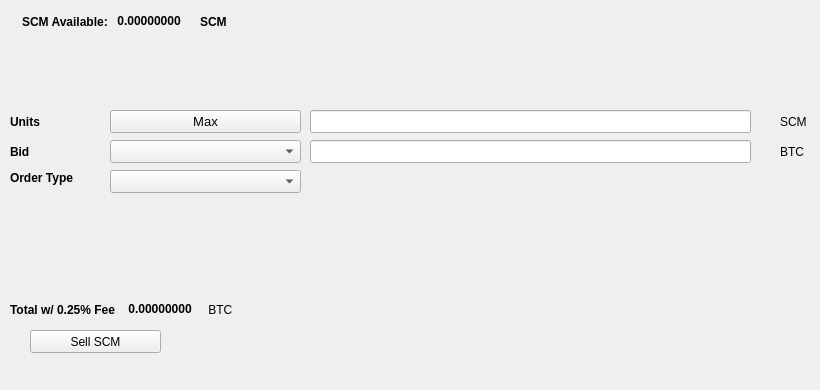
   <widget class="QWidget" name="SellTab">
    <attribute name="title">
     <string>Sell</string>
    </attribute>
    <widget class="QLabel" name="label_16">
     <property name="geometry">
      <rect>
       <x>780</x>
       <y>140</y>
       <width>31</width>
       <height>23</height>
      </rect>
     </property>
     <property name="text">
      <string>BTC</string>
     </property>
    </widget>
    <widget class="QComboBox" name="SellBidcomboBox">
     <property name="geometry">
      <rect>
       <x>110</x>
       <y>140</y>
       <width>191</width>
       <height>23</height>
      </rect>
     </property>
     <property name="font">
      <font>
       <pointsize>10</pointsize>
      </font>
     </property>
    </widget>
    <widget class="QLabel" name="label_18">
     <property name="geometry">
      <rect>
       <x>10</x>
       <y>110</y>
       <width>46</width>
       <height>23</height>
      </rect>
     </property>
     <property name="font">
      <font>
       <weight>75</weight>
       <bold>true</bold>
      </font>
     </property>
     <property name="text">
      <string>Units</string>
     </property>
    </widget>
    <widget class="QPushButton" name="Sell_Max_Amount">
     <property name="geometry">
      <rect>
       <x>110</x>
       <y>110</y>
       <width>191</width>
       <height>23</height>
      </rect>
     </property>
     <property name="font">
      <font>
       <pointsize>10</pointsize>
      </font>
     </property>
     <property name="text">
      <string>Max</string>
     </property>
    </widget>
    <widget class="QLabel" name="label_20">
     <property name="geometry">
      <rect>
       <x>10</x>
       <y>170</y>
       <width>91</width>
       <height>16</height>
      </rect>
     </property>
     <property name="font">
      <font>
       <weight>75</weight>
       <bold>true</bold>
      </font>
     </property>
     <property name="text">
      <string>Order Type</string>
     </property>
    </widget>
    <widget class="QComboBox" name="SellOrdertypeCombo">
     <property name="geometry">
      <rect>
       <x>110</x>
       <y>170</y>
       <width>191</width>
       <height>23</height>
      </rect>
     </property>
     <property name="font">
      <font>
       <pointsize>10</pointsize>
      </font>
     </property>
    </widget>
    <widget class="QLabel" name="label_21">
     <property name="geometry">
      <rect>
       <x>10</x>
       <y>140</y>
       <width>46</width>
       <height>23</height>
      </rect>
     </property>
     <property name="font">
      <font>
       <weight>75</weight>
       <bold>true</bold>
      </font>
     </property>
     <property name="text">
      <string>Bid</string>
     </property>
    </widget>
    <widget class="QLabel" name="label_22">
     <property name="geometry">
      <rect>
       <x>780</x>
       <y>110</y>
       <width>31</width>
       <height>23</height>
      </rect>
     </property>
     <property name="text">
      <string>SCM</string>
     </property>
    </widget>
    <widget class="QLineEdit" name="UnitsInputSCM">
     <property name="geometry">
      <rect>
       <x>310</x>
       <y>110</y>
       <width>441</width>
       <height>23</height>
      </rect>
     </property>
     <property name="font">
      <font>
       <pointsize>9</pointsize>
       <weight>75</weight>
       <bold>true</bold>
      </font>
     </property>
    </widget>
    <widget class="QLineEdit" name="SellBidPriceEdit">
     <property name="geometry">
      <rect>
       <x>310</x>
       <y>140</y>
       <width>441</width>
       <height>23</height>
      </rect>
     </property>
     <property name="font">
      <font>
       <pointsize>9</pointsize>
       <weight>75</weight>
       <bold>true</bold>
      </font>
     </property>
    </widget>
    <widget class="QPushButton" name="SellSCMBTN">
     <property name="geometry">
      <rect>
       <x>30</x>
       <y>330</y>
       <width>131</width>
       <height>23</height>
      </rect>
     </property>
     <property name="text">
      <string>Sell SCM</string>
     </property>
     <property name="icon">
      <iconset resource="../scamar">
       <normaloff>:/icons/bitcoin</normaloff>:/icons/bitcoin</iconset>
     </property>
    </widget>
    <widget class="QWidget" name="layoutWidget3">
     <property name="geometry">
      <rect>
       <x>22</x>
       <y>12</y>
       <width>258</width>
       <height>19</height>
      </rect>
     </property>
     <layout class="QHBoxLayout" name="horizontalLayout">
      <item>
       <widget class="QLabel" name="label232_2">
        <property name="font">
         <font>
          <weight>75</weight>
          <bold>true</bold>
         </font>
        </property>
        <property name="text">
         <string>SCM Available:</string>
        </property>
       </widget>
      </item>
      <item>
       <widget class="QLabel" name="SCMAvailableLabel">
        <property name="palette">
         <palette>
          <active>
           <colorrole role="WindowText">
            <brush brushstyle="SolidPattern">
             <color alpha="255">
              <red>0</red>
              <green>0</green>
              <blue>0</blue>
             </color>
            </brush>
           </colorrole>
           <colorrole role="Button">
            <brush brushstyle="SolidPattern">
             <color alpha="255">
              <red>0</red>
              <green>170</green>
              <blue>0</blue>
             </color>
            </brush>
           </colorrole>
           <colorrole role="Light">
            <brush brushstyle="SolidPattern">
             <color alpha="255">
              <red>0</red>
              <green>255</green>
              <blue>0</blue>
             </color>
            </brush>
           </colorrole>
           <colorrole role="Midlight">
            <brush brushstyle="SolidPattern">
             <color alpha="255">
              <red>0</red>
              <green>212</green>
              <blue>0</blue>
             </color>
            </brush>
           </colorrole>
           <colorrole role="Dark">
            <brush brushstyle="SolidPattern">
             <color alpha="255">
              <red>0</red>
              <green>85</green>
              <blue>0</blue>
             </color>
            </brush>
           </colorrole>
           <colorrole role="Mid">
            <brush brushstyle="SolidPattern">
             <color alpha="255">
              <red>0</red>
              <green>113</green>
              <blue>0</blue>
             </color>
            </brush>
           </colorrole>
           <colorrole role="Text">
            <brush brushstyle="SolidPattern">
             <color alpha="255">
              <red>0</red>
              <green>170</green>
              <blue>0</blue>
             </color>
            </brush>
           </colorrole>
           <colorrole role="BrightText">
            <brush brushstyle="SolidPattern">
             <color alpha="255">
              <red>255</red>
              <green>255</green>
              <blue>255</blue>
             </color>
            </brush>
           </colorrole>
           <colorrole role="ButtonText">
            <brush brushstyle="SolidPattern">
             <color alpha="255">
              <red>0</red>
              <green>0</green>
              <blue>0</blue>
             </color>
            </brush>
           </colorrole>
           <colorrole role="Base">
            <brush brushstyle="SolidPattern">
             <color alpha="255">
              <red>255</red>
              <green>255</green>
              <blue>255</blue>
             </color>
            </brush>
           </colorrole>
           <colorrole role="Window">
            <brush brushstyle="SolidPattern">
             <color alpha="255">
              <red>0</red>
              <green>170</green>
              <blue>0</blue>
             </color>
            </brush>
           </colorrole>
           <colorrole role="Shadow">
            <brush brushstyle="SolidPattern">
             <color alpha="255">
              <red>0</red>
              <green>0</green>
              <blue>0</blue>
             </color>
            </brush>
           </colorrole>
           <colorrole role="AlternateBase">
            <brush brushstyle="SolidPattern">
             <color alpha="255">
              <red>127</red>
              <green>212</green>
              <blue>127</blue>
             </color>
            </brush>
           </colorrole>
           <colorrole role="ToolTipBase">
            <brush brushstyle="SolidPattern">
             <color alpha="255">
              <red>255</red>
              <green>255</green>
              <blue>220</blue>
             </color>
            </brush>
           </colorrole>
           <colorrole role="ToolTipText">
            <brush brushstyle="SolidPattern">
             <color alpha="255">
              <red>0</red>
              <green>0</green>
              <blue>0</blue>
             </color>
            </brush>
           </colorrole>
          </active>
          <inactive>
           <colorrole role="WindowText">
            <brush brushstyle="SolidPattern">
             <color alpha="255">
              <red>0</red>
              <green>0</green>
              <blue>0</blue>
             </color>
            </brush>
           </colorrole>
           <colorrole role="Button">
            <brush brushstyle="SolidPattern">
             <color alpha="255">
              <red>0</red>
              <green>170</green>
              <blue>0</blue>
             </color>
            </brush>
           </colorrole>
           <colorrole role="Light">
            <brush brushstyle="SolidPattern">
             <color alpha="255">
              <red>0</red>
              <green>255</green>
              <blue>0</blue>
             </color>
            </brush>
           </colorrole>
           <colorrole role="Midlight">
            <brush brushstyle="SolidPattern">
             <color alpha="255">
              <red>0</red>
              <green>212</green>
              <blue>0</blue>
             </color>
            </brush>
           </colorrole>
           <colorrole role="Dark">
            <brush brushstyle="SolidPattern">
             <color alpha="255">
              <red>0</red>
              <green>85</green>
              <blue>0</blue>
             </color>
            </brush>
           </colorrole>
           <colorrole role="Mid">
            <brush brushstyle="SolidPattern">
             <color alpha="255">
              <red>0</red>
              <green>113</green>
              <blue>0</blue>
             </color>
            </brush>
           </colorrole>
           <colorrole role="Text">
            <brush brushstyle="SolidPattern">
             <color alpha="255">
              <red>0</red>
              <green>170</green>
              <blue>0</blue>
             </color>
            </brush>
           </colorrole>
           <colorrole role="BrightText">
            <brush brushstyle="SolidPattern">
             <color alpha="255">
              <red>255</red>
              <green>255</green>
              <blue>255</blue>
             </color>
            </brush>
           </colorrole>
           <colorrole role="ButtonText">
            <brush brushstyle="SolidPattern">
             <color alpha="255">
              <red>0</red>
              <green>0</green>
              <blue>0</blue>
             </color>
            </brush>
           </colorrole>
           <colorrole role="Base">
            <brush brushstyle="SolidPattern">
             <color alpha="255">
              <red>255</red>
              <green>255</green>
              <blue>255</blue>
             </color>
            </brush>
           </colorrole>
           <colorrole role="Window">
            <brush brushstyle="SolidPattern">
             <color alpha="255">
              <red>0</red>
              <green>170</green>
              <blue>0</blue>
             </color>
            </brush>
           </colorrole>
           <colorrole role="Shadow">
            <brush brushstyle="SolidPattern">
             <color alpha="255">
              <red>0</red>
              <green>0</green>
              <blue>0</blue>
             </color>
            </brush>
           </colorrole>
           <colorrole role="AlternateBase">
            <brush brushstyle="SolidPattern">
             <color alpha="255">
              <red>127</red>
              <green>212</green>
              <blue>127</blue>
             </color>
            </brush>
           </colorrole>
           <colorrole role="ToolTipBase">
            <brush brushstyle="SolidPattern">
             <color alpha="255">
              <red>255</red>
              <green>255</green>
              <blue>220</blue>
             </color>
            </brush>
           </colorrole>
           <colorrole role="ToolTipText">
            <brush brushstyle="SolidPattern">
             <color alpha="255">
              <red>0</red>
              <green>0</green>
              <blue>0</blue>
             </color>
            </brush>
           </colorrole>
          </inactive>
          <disabled>
           <colorrole role="WindowText">
            <brush brushstyle="SolidPattern">
             <color alpha="255">
              <red>0</red>
              <green>85</green>
              <blue>0</blue>
             </color>
            </brush>
           </colorrole>
           <colorrole role="Button">
            <brush brushstyle="SolidPattern">
             <color alpha="255">
              <red>0</red>
              <green>170</green>
              <blue>0</blue>
             </color>
            </brush>
           </colorrole>
           <colorrole role="Light">
            <brush brushstyle="SolidPattern">
             <color alpha="255">
              <red>0</red>
              <green>255</green>
              <blue>0</blue>
             </color>
            </brush>
           </colorrole>
           <colorrole role="Midlight">
            <brush brushstyle="SolidPattern">
             <color alpha="255">
              <red>0</red>
              <green>212</green>
              <blue>0</blue>
             </color>
            </brush>
           </colorrole>
           <colorrole role="Dark">
            <brush brushstyle="SolidPattern">
             <color alpha="255">
              <red>0</red>
              <green>85</green>
              <blue>0</blue>
             </color>
            </brush>
           </colorrole>
           <colorrole role="Mid">
            <brush brushstyle="SolidPattern">
             <color alpha="255">
              <red>0</red>
              <green>113</green>
              <blue>0</blue>
             </color>
            </brush>
           </colorrole>
           <colorrole role="Text">
            <brush brushstyle="SolidPattern">
             <color alpha="255">
              <red>0</red>
              <green>85</green>
              <blue>0</blue>
             </color>
            </brush>
           </colorrole>
           <colorrole role="BrightText">
            <brush brushstyle="SolidPattern">
             <color alpha="255">
              <red>255</red>
              <green>255</green>
              <blue>255</blue>
             </color>
            </brush>
           </colorrole>
           <colorrole role="ButtonText">
            <brush brushstyle="SolidPattern">
             <color alpha="255">
              <red>0</red>
              <green>85</green>
              <blue>0</blue>
             </color>
            </brush>
           </colorrole>
           <colorrole role="Base">
            <brush brushstyle="SolidPattern">
             <color alpha="255">
              <red>0</red>
              <green>170</green>
              <blue>0</blue>
             </color>
            </brush>
           </colorrole>
           <colorrole role="Window">
            <brush brushstyle="SolidPattern">
             <color alpha="255">
              <red>0</red>
              <green>170</green>
              <blue>0</blue>
             </color>
            </brush>
           </colorrole>
           <colorrole role="Shadow">
            <brush brushstyle="SolidPattern">
             <color alpha="255">
              <red>0</red>
              <green>0</green>
              <blue>0</blue>
             </color>
            </brush>
           </colorrole>
           <colorrole role="AlternateBase">
            <brush brushstyle="SolidPattern">
             <color alpha="255">
              <red>0</red>
              <green>170</green>
              <blue>0</blue>
             </color>
            </brush>
           </colorrole>
           <colorrole role="ToolTipBase">
            <brush brushstyle="SolidPattern">
             <color alpha="255">
              <red>255</red>
              <green>255</green>
              <blue>220</blue>
             </color>
            </brush>
           </colorrole>
           <colorrole role="ToolTipText">
            <brush brushstyle="SolidPattern">
             <color alpha="255">
              <red>0</red>
              <green>0</green>
              <blue>0</blue>
             </color>
            </brush>
           </colorrole>
          </disabled>
         </palette>
        </property>
        <property name="font">
         <font>
          <weight>75</weight>
          <bold>true</bold>
         </font>
        </property>
        <property name="text">
         <string> 0.00000000 </string>
        </property>
        <property name="textInteractionFlags">
         <set>Qt::LinksAccessibleByMouse|Qt::TextSelectableByKeyboard|Qt::TextSelectableByMouse</set>
        </property>
       </widget>
      </item>
      <item>
       <widget class="QLabel" name="labelSCM">
        <property name="font">
         <font>
          <weight>75</weight>
          <bold>true</bold>
         </font>
        </property>
        <property name="text">
         <string>SCM</string>
        </property>
       </widget>
      </item>
     </layout>
    </widget>
    <widget class="QWidget" name="layoutWidget">
     <property name="geometry">
      <rect>
       <x>10</x>
       <y>300</y>
       <width>268</width>
       <height>19</height>
      </rect>
     </property>
     <layout class="QHBoxLayout" name="horizontalLayout_2">
      <item>
       <widget class="QLabel" name="label_19">
        <property name="font">
         <font>
          <weight>75</weight>
          <bold>true</bold>
         </font>
        </property>
        <property name="text">
         <string>Total w/ 0.25% Fee </string>
        </property>
       </widget>
      </item>
      <item>
       <widget class="QLabel" name="SellCostLabel">
        <property name="palette">
         <palette>
          <active>
           <colorrole role="WindowText">
            <brush brushstyle="SolidPattern">
             <color alpha="255">
              <red>0</red>
              <green>0</green>
              <blue>0</blue>
             </color>
            </brush>
           </colorrole>
           <colorrole role="Button">
            <brush brushstyle="SolidPattern">
             <color alpha="255">
              <red>0</red>
              <green>170</green>
              <blue>0</blue>
             </color>
            </brush>
           </colorrole>
           <colorrole role="Light">
            <brush brushstyle="SolidPattern">
             <color alpha="255">
              <red>0</red>
              <green>255</green>
              <blue>0</blue>
             </color>
            </brush>
           </colorrole>
           <colorrole role="Midlight">
            <brush brushstyle="SolidPattern">
             <color alpha="255">
              <red>0</red>
              <green>212</green>
              <blue>0</blue>
             </color>
            </brush>
           </colorrole>
           <colorrole role="Dark">
            <brush brushstyle="SolidPattern">
             <color alpha="255">
              <red>0</red>
              <green>85</green>
              <blue>0</blue>
             </color>
            </brush>
           </colorrole>
           <colorrole role="Mid">
            <brush brushstyle="SolidPattern">
             <color alpha="255">
              <red>0</red>
              <green>113</green>
              <blue>0</blue>
             </color>
            </brush>
           </colorrole>
           <colorrole role="Text">
            <brush brushstyle="SolidPattern">
             <color alpha="255">
              <red>0</red>
              <green>170</green>
              <blue>0</blue>
             </color>
            </brush>
           </colorrole>
           <colorrole role="BrightText">
            <brush brushstyle="SolidPattern">
             <color alpha="255">
              <red>255</red>
              <green>255</green>
              <blue>255</blue>
             </color>
            </brush>
           </colorrole>
           <colorrole role="ButtonText">
            <brush brushstyle="SolidPattern">
             <color alpha="255">
              <red>0</red>
              <green>0</green>
              <blue>0</blue>
             </color>
            </brush>
           </colorrole>
           <colorrole role="Base">
            <brush brushstyle="SolidPattern">
             <color alpha="255">
              <red>255</red>
              <green>255</green>
              <blue>255</blue>
             </color>
            </brush>
           </colorrole>
           <colorrole role="Window">
            <brush brushstyle="SolidPattern">
             <color alpha="255">
              <red>0</red>
              <green>170</green>
              <blue>0</blue>
             </color>
            </brush>
           </colorrole>
           <colorrole role="Shadow">
            <brush brushstyle="SolidPattern">
             <color alpha="255">
              <red>0</red>
              <green>0</green>
              <blue>0</blue>
             </color>
            </brush>
           </colorrole>
           <colorrole role="AlternateBase">
            <brush brushstyle="SolidPattern">
             <color alpha="255">
              <red>127</red>
              <green>212</green>
              <blue>127</blue>
             </color>
            </brush>
           </colorrole>
           <colorrole role="ToolTipBase">
            <brush brushstyle="SolidPattern">
             <color alpha="255">
              <red>255</red>
              <green>255</green>
              <blue>220</blue>
             </color>
            </brush>
           </colorrole>
           <colorrole role="ToolTipText">
            <brush brushstyle="SolidPattern">
             <color alpha="255">
              <red>0</red>
              <green>0</green>
              <blue>0</blue>
             </color>
            </brush>
           </colorrole>
          </active>
          <inactive>
           <colorrole role="WindowText">
            <brush brushstyle="SolidPattern">
             <color alpha="255">
              <red>0</red>
              <green>0</green>
              <blue>0</blue>
             </color>
            </brush>
           </colorrole>
           <colorrole role="Button">
            <brush brushstyle="SolidPattern">
             <color alpha="255">
              <red>0</red>
              <green>170</green>
              <blue>0</blue>
             </color>
            </brush>
           </colorrole>
           <colorrole role="Light">
            <brush brushstyle="SolidPattern">
             <color alpha="255">
              <red>0</red>
              <green>255</green>
              <blue>0</blue>
             </color>
            </brush>
           </colorrole>
           <colorrole role="Midlight">
            <brush brushstyle="SolidPattern">
             <color alpha="255">
              <red>0</red>
              <green>212</green>
              <blue>0</blue>
             </color>
            </brush>
           </colorrole>
           <colorrole role="Dark">
            <brush brushstyle="SolidPattern">
             <color alpha="255">
              <red>0</red>
              <green>85</green>
              <blue>0</blue>
             </color>
            </brush>
           </colorrole>
           <colorrole role="Mid">
            <brush brushstyle="SolidPattern">
             <color alpha="255">
              <red>0</red>
              <green>113</green>
              <blue>0</blue>
             </color>
            </brush>
           </colorrole>
           <colorrole role="Text">
            <brush brushstyle="SolidPattern">
             <color alpha="255">
              <red>0</red>
              <green>170</green>
              <blue>0</blue>
             </color>
            </brush>
           </colorrole>
           <colorrole role="BrightText">
            <brush brushstyle="SolidPattern">
             <color alpha="255">
              <red>255</red>
              <green>255</green>
              <blue>255</blue>
             </color>
            </brush>
           </colorrole>
           <colorrole role="ButtonText">
            <brush brushstyle="SolidPattern">
             <color alpha="255">
              <red>0</red>
              <green>0</green>
              <blue>0</blue>
             </color>
            </brush>
           </colorrole>
           <colorrole role="Base">
            <brush brushstyle="SolidPattern">
             <color alpha="255">
              <red>255</red>
              <green>255</green>
              <blue>255</blue>
             </color>
            </brush>
           </colorrole>
           <colorrole role="Window">
            <brush brushstyle="SolidPattern">
             <color alpha="255">
              <red>0</red>
              <green>170</green>
              <blue>0</blue>
             </color>
            </brush>
           </colorrole>
           <colorrole role="Shadow">
            <brush brushstyle="SolidPattern">
             <color alpha="255">
              <red>0</red>
              <green>0</green>
              <blue>0</blue>
             </color>
            </brush>
           </colorrole>
           <colorrole role="AlternateBase">
            <brush brushstyle="SolidPattern">
             <color alpha="255">
              <red>127</red>
              <green>212</green>
              <blue>127</blue>
             </color>
            </brush>
           </colorrole>
           <colorrole role="ToolTipBase">
            <brush brushstyle="SolidPattern">
             <color alpha="255">
              <red>255</red>
              <green>255</green>
              <blue>220</blue>
             </color>
            </brush>
           </colorrole>
           <colorrole role="ToolTipText">
            <brush brushstyle="SolidPattern">
             <color alpha="255">
              <red>0</red>
              <green>0</green>
              <blue>0</blue>
             </color>
            </brush>
           </colorrole>
          </inactive>
          <disabled>
           <colorrole role="WindowText">
            <brush brushstyle="SolidPattern">
             <color alpha="255">
              <red>0</red>
              <green>85</green>
              <blue>0</blue>
             </color>
            </brush>
           </colorrole>
           <colorrole role="Button">
            <brush brushstyle="SolidPattern">
             <color alpha="255">
              <red>0</red>
              <green>170</green>
              <blue>0</blue>
             </color>
            </brush>
           </colorrole>
           <colorrole role="Light">
            <brush brushstyle="SolidPattern">
             <color alpha="255">
              <red>0</red>
              <green>255</green>
              <blue>0</blue>
             </color>
            </brush>
           </colorrole>
           <colorrole role="Midlight">
            <brush brushstyle="SolidPattern">
             <color alpha="255">
              <red>0</red>
              <green>212</green>
              <blue>0</blue>
             </color>
            </brush>
           </colorrole>
           <colorrole role="Dark">
            <brush brushstyle="SolidPattern">
             <color alpha="255">
              <red>0</red>
              <green>85</green>
              <blue>0</blue>
             </color>
            </brush>
           </colorrole>
           <colorrole role="Mid">
            <brush brushstyle="SolidPattern">
             <color alpha="255">
              <red>0</red>
              <green>113</green>
              <blue>0</blue>
             </color>
            </brush>
           </colorrole>
           <colorrole role="Text">
            <brush brushstyle="SolidPattern">
             <color alpha="255">
              <red>0</red>
              <green>85</green>
              <blue>0</blue>
             </color>
            </brush>
           </colorrole>
           <colorrole role="BrightText">
            <brush brushstyle="SolidPattern">
             <color alpha="255">
              <red>255</red>
              <green>255</green>
              <blue>255</blue>
             </color>
            </brush>
           </colorrole>
           <colorrole role="ButtonText">
            <brush brushstyle="SolidPattern">
             <color alpha="255">
              <red>0</red>
              <green>85</green>
              <blue>0</blue>
             </color>
            </brush>
           </colorrole>
           <colorrole role="Base">
            <brush brushstyle="SolidPattern">
             <color alpha="255">
              <red>0</red>
              <green>170</green>
              <blue>0</blue>
             </color>
            </brush>
           </colorrole>
           <colorrole role="Window">
            <brush brushstyle="SolidPattern">
             <color alpha="255">
              <red>0</red>
              <green>170</green>
              <blue>0</blue>
             </color>
            </brush>
           </colorrole>
           <colorrole role="Shadow">
            <brush brushstyle="SolidPattern">
             <color alpha="255">
              <red>0</red>
              <green>0</green>
              <blue>0</blue>
             </color>
            </brush>
           </colorrole>
           <colorrole role="AlternateBase">
            <brush brushstyle="SolidPattern">
             <color alpha="255">
              <red>0</red>
              <green>170</green>
              <blue>0</blue>
             </color>
            </brush>
           </colorrole>
           <colorrole role="ToolTipBase">
            <brush brushstyle="SolidPattern">
             <color alpha="255">
              <red>255</red>
              <green>255</green>
              <blue>220</blue>
             </color>
            </brush>
           </colorrole>
           <colorrole role="ToolTipText">
            <brush brushstyle="SolidPattern">
             <color alpha="255">
              <red>0</red>
              <green>0</green>
              <blue>0</blue>
             </color>
            </brush>
           </colorrole>
          </disabled>
         </palette>
        </property>
        <property name="font">
         <font>
          <weight>75</weight>
          <bold>true</bold>
         </font>
        </property>
        <property name="autoFillBackground">
         <bool>false</bool>
        </property>
        <property name="text">
         <string> 0.00000000</string>
        </property>
        <property name="textInteractionFlags">
         <set>Qt::LinksAccessibleByMouse|Qt::TextSelectableByMouse</set>
        </property>
       </widget>
      </item>
      <item>
       <widget class="QLabel" name="label_17">
        <property name="font">
         <font>
          <weight>50</weight>
          <bold>false</bold>
         </font>
        </property>
        <property name="text">
         <string> BTC</string>
        </property>
       </widget>
      </item>
     </layout>
    </widget>
    <widget class="QLabel" name="label_23">
     <property name="geometry">
      <rect>
       <x>460</x>
       <y>300</y>
       <width>281</width>
       <height>81</height>
      </rect>
     </property>
     <property name="text">
      <string/>
     </property>
     <property name="pixmap">
      <pixmap>:/images/bittrex</pixmap>
     </property>
    </widget>
   </widget>
